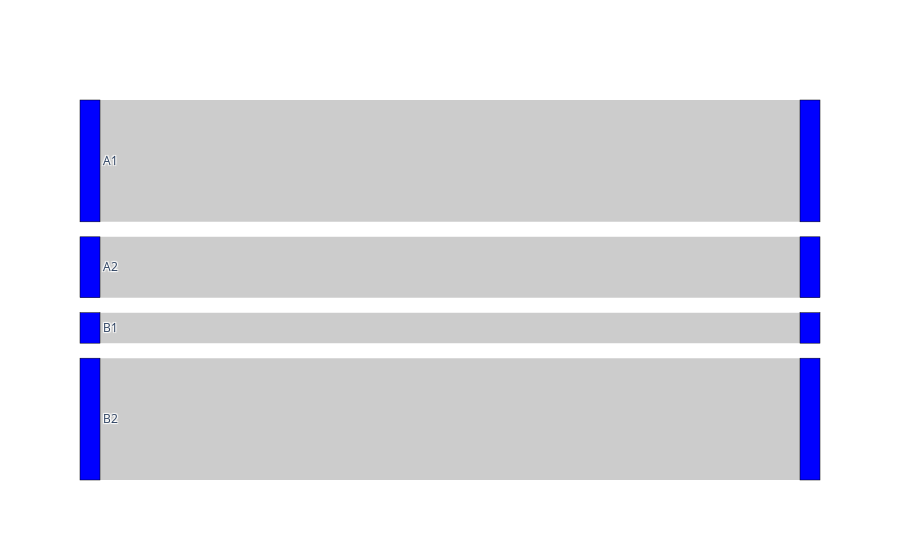

The notebook cell this image was saved under:
### Code cell
fig.show()

### Figure 1 — Plotly figure (JSON) as saved in the notebook; plotly's stock layout.template omitted (floating-point values rounded to 4 significant figures)
{"data": [{"link": {"source": [0, 1, 2, 3], "target": [4, 5, 6, 7], "value": [8, 4, 2, 8]}, "node": {"color": "blue", "label": ["A1", "A2", "B1", "B2"], "line": {"color": "black", "width": 0.5}, "pad": 15, "thickness": 20}, "type": "sankey"}], "layout": {"autosize": true}}
